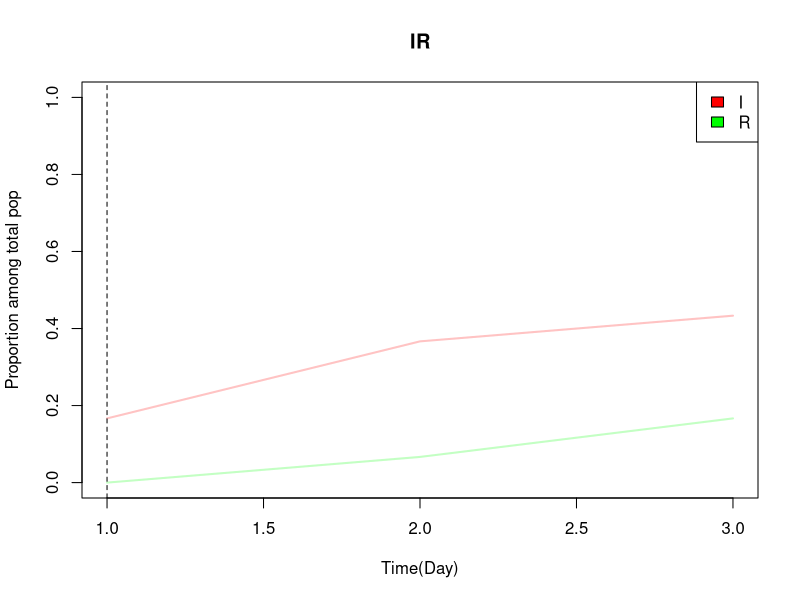

Write the R code that produced this figure.
hh_total <- 10 # total households
hh_size <- 3 # average number of household
pop <- hh_total * hh_size # total population
dur_infect <- 5 # infectiousness period = 5 days
gamma_rate <- 1 / dur_infect # recovery rate per day
trans_hh <- 1 / dur_infect # transmission probability for household
nhh_ratio <- 0.18 # relative risk of transmission for non-household vs household
trans_nhh <- trans_hh * nhh_ratio # transmission probability for non-household
mask_eff <- 0.8 # relative risk of mask wearing policy
t_end <- 2 # timeframe for simulation -- days

#require(ggplot2)

plot_I_and_R <- function(I, R, filename) {
    i <- 1
    png(paste0(filename, ".png"), width = 640, height = 400)
    for (i in 1:times) {
        t <- 0
        I[i][1] <- I[i][1] / pop
        for (t in 1:t_end) {
            I[i, t +1] <- I[i, t + 1] / pop
            R[i, t + 1] <- R[i, t + 1] / pop
        }
        if (i == 1) {
            plot(R[i, ],
                    main = "IR",
                    col = rgb(0, 255, 0, 60, maxColorValue = 255),
                    type = "l",
                    xlab = "Time(Day)",
                    ylab = "Proportion among total pop",
                    lwd = 2,
                    ylim = c(0, 1)
                    )
        }
        else {
            lines(R[i, ],
                    col = rgb(0, 255, 0, 60, maxColorValue = 255),
                    lwd = 2)
        }

        lines(I[i, ],
                col = rgb(255, 0, 0, 60, maxColorValue = 255),
                lwd = 2)
    }
    legend("topright", c("I", "R"),
            fill = c("red", "green"))
    abline(v = t_end / 2, col = "black", lty = 2)
    # png(paste(filename, ".png"), width = 640, height = 400)

    return()
}

plot_RT <- function(rt_hh, rt_nhh, filename) {
    i <- 1
    png(paste(filename, ".png"), width = 640, height = 400)
    for (i in 1:times) {
        if (i == 1) {
            plot((rt_hh[i, ] + rt_nhh[i, ]), 
                    main = "RT",
                    col = rgb(0, 0, 0, 60, maxColorValue = 255),
                    type = "l",
                    xlab = "Time(Day)",
                    ylab = "RT",
                    lwd = 2,
                    #ylim = c(0,0.5)
            )
        }
        else {
            lines((rt_hh[i, ] + rt_nhh[i, ]),
                    col = rgb(0, 0, 0, 60, maxColorValue = 255),
                    lwd = 2)
        }
        lines(rt_hh[i, ],
                col = rgb(255, 0, 0, 60, maxColorValue = 255),
                lwd = 2)
        lines(rt_nhh[i, ],
                col = rgb(0, 255, 0, 60, maxColorValue = 255),
                lwd = 2)
    }

    legend("topright", c("total", "hh", "nhh"),
            fill=c("black", "red", "green"))
    abline(v = t_end / 2, col = 'black', lty = 2)

    return()
}

plot_Inf <- function(inc_hh, inc_nhh, filename) {
    i <- 1
    png(paste(filename, "Inf.png"), width = 640, height = 400)
    for (i in 1:times) {
        if (i == 1) {
            plot(inc_hh[i, ], 
                    main = "Inf of hh & nhh",
                    col = rgb(255, 0, 0, 60, maxColorValue = 255),
                    type = "l",
                    xlab = "Time(Day)",
                    ylab = "nuber of new infections",
                    lwd = 2,
                    #ylim = c(0, 1)
            )
        }
        else {
            lines(inc_hh[i, ],
                    col = rgb(255, 0, 0, 60, maxColorValue = 255),
                    lwd = 2)
        }
        lines(inc_nhh[i, ],
                col = rgb(0, 255, 0, 60, maxColorValue = 255),
                lwd = 2)
    }


    legend("topright", c("hh", "nhh"),
            fill=c("red", "green"))
    abline(v = t_end / 2, col = "black", lty = 2)

    return()
}

i <- 1
times <- 1

Outp <- data.frame(
    Time = 0 : t_end,
    I = rep(0, t_end + 1),
    R = rep(0, t_end + 1),
    inc_hh = rep(0, t_end + 1),
    inc_nhh = rep(0, t_end + 1),
    rt_hh = rep(0, t_end + 1),
    rt_nhh = rep(0, t_end + 1),
    inf_hh_0 = rep(0, t_end + 1),
    inf_hh_1 = rep(0, t_end + 1),
    inf_hh_2 = rep(0, t_end + 1)
)

mI = matrix(0, times, t_end + 1)
mR = matrix(0, times, t_end + 1)
minc_hh = matrix(0, times, t_end + 1)
minc_nhh = matrix(0, times, t_end + 1)
mrt_hh = matrix(0, times, t_end + 1)
mrt_nhh = matrix(0, times, t_end + 1)

#require(ggplot2)
#png("IR.png", width = 640, height = 480)
#plot_IR <- ggplot(data = Outp)

for (i in 1:times) {
    print(paste0("round = ", sprintf("%d", i)))
    Outp$I <- rep(0, t_end + 1)
    Outp$R <- rep(0, t_end + 1)
    Outp$inc_hh <- rep(0, t_end + 1)
    Outp$inc_nhh <- rep(0, t_end + 1)
    Outp$rt_hh <- rep(0, t_end + 1)
    Outp$rt_nhh <- rep(0, t_end + 1)
    Outp$inf_hh_0 <- rep(0, t_end + 1)
    Outp$inf_hh_1 <- rep(0, t_end + 1)
    Outp$inf_hh_2 <- rep(0, t_end + 1)

    t <- 0
    Y <- matrix(0, hh_total, hh_size)
    Y[1:5, 1] <- 1
    Outp$I[1] <- sum(Y == 1)
    Outp$R[1] <- sum(Y == 2)
    Outp$inf_hh_0[1] <- table(rowSums((Y == 1) | (Y == 2)))[1]
    Outp$inf_hh_1[1] <- table(rowSums((Y == 1) | (Y == 2)))[2]

    goal <- 1

    for (t in 1:t_end) {
        if (goal == 1) {
            ct_all <- 9.14 # number of daily contacts for total
            ct_hh <- 2.26 # number of daily contacts for household
            ct_nhh <- ct_all - ct_hh # number of daily contacts for household
            beta_hh <- ct_hh * trans_hh
            # transmission rate per day
            # for household (density-dependent)
            beta_nhh <- ct_nhh * trans_nhh / pop
            # transmission rate per day
            # for non-household (frequency-dependent)
            if (t == 1) {
                print("Goal 1")
                print("=== transmission rate, survey wave 1 ===")
                print(paste0("household = ", sprintf("%1.2e", beta_hh)))
                print(paste0("non-household = ", sprintf("%1.2e", beta_nhh)))
            }
        }
        else if (goal == 2) {
            if (t <= t_end / 2) {
                ct_all <- 9.14 # number of daily contacts, total
                ct_hh <- 2.26 # number of daily contacts, household
                ct_nhh <- ct_all - ct_hh # number of daily contacts, non-household
                beta_hh <- ct_hh * trans_hh
                # transmission rate per day
                # for household (density-dependent)
                beta_nhh <- ct_nhh * trans_nhh / pop
                # transmission rate per day
                # for non-household (frequency-dependent)
                if (t == 1) {
                    print("=== transmission rates, survey wave 1 ===")
                    print(paste0("household = ", sprintf("%1.2e", beta_hh)))
                    print(paste0("non-household = ", sprintf("%1.2e", beta_nhh)))
                }
            } else {
                ct_all <- 3.97
                ct_hh <- 2.20
                ct_nhh <- ct_all - ct_hh
                beta_hh <- ct_hh * trans_hh
                beta_nhh <- (ct_nhh * trans_nhh / pop) * mask_eff
                if (t == (t_end / 2 + 1)) {
                    print("=== transmission rates, survey wave 3 ===")
                    print(paste0("household = ", sprintf("%1.2e", beta_hh)))
                    print(paste0("non-household = ", sprintf("%1.2e", beta_nhh)))
                }
            }
        }

        # case1 : huosehold transmission
        # -- occurs when there are both susceptible & infectious in a household
        # -- depends on (household transmission rate) * (case in the same household)
        inc_hh <- t(apply(Y, 1, function(y) {
            rbinom(hh_size, size = 1, prob = pexp(1, beta_hh * sum(y == 1)))
        }))
        inc_hh[Y != 0] <- 0

        # case2 : non-household transmission
        # -- depends on (non-household transimission rate) *
        # (total cases in the pop excluding those in the same household)
        n_I <- sum(Y == 1)
        inc_nhh <- t(apply(Y, 1, function(y) {
            rbinom(hh_size, size = 1, prob = pexp(1, beta_nhh * (n_I - sum(y == 1))))
        }))
        inc_nhh[Y != 0] <- 0
        inc_nhh[inc_hh == 1] <- 0

        # case3 : recovery
        recover <- matrix(rbinom(hh_total, size = 1, prob = pexp(1, gamma_rate)),
                            hh_total, hh_size)
        print(recover)

        # calculate Rt
        rt_hh <- t(apply(Y, 1, function(y) {
            rbinom(hh_size, size = 1, prob = pexp(1 / gamma_rate, beta_hh * sum(y == 1)))
        }))
        rt_hh[Y != 0] <- 0
        rt_nhh <- t(apply(Y, 1, function(y) {
            rbinom(hh_size, size = 1, prob = pexp(1 / gamma_rate, beta_nhh * (n_I - sum(y == 1))))
        }))
        rt_nhh[Y != 0] <- 0
        rt_nhh[rt_hh == 1] <- 0
        Outp$rt_hh[t + 1] <- sum(rt_hh) / sum(Y == 1)
        Outp$rt_nhh[t + 1] <- sum(rt_nhh) / sum(Y == 1)

        # update the number of new infectious
        Outp$inc_hh[t + 1] <- sum(inc_hh)
        Outp$inc_nhh[t + 1] <- sum(inc_nhh)

        # update output
        Y[Y == 0 & (inc_hh == 1 | inc_nhh)] <- 1
        Y[Y == 1 & recover == 1] <- 2
        Outp$I[t + 1] <- sum(Y == 1)
        Outp$R[t + 1] <- sum(Y == 2)

        # number of households with 0, 1, 2 infected pop
        Outp$inf_hh_0[t + 1] <- table(rowSums((Y == 1) | (Y == 2)))[1]
        Outp$inf_hh_1[t + 1] <- table(rowSums((Y == 1) | (Y == 2)))[2]
        Outp$inf_hh_2[t + 1] <- table(rowSums((Y == 1) | (Y == 2)))[3]
    }

    mI[i, ] <- Outp$I
    mR[i, ] <- Outp$R
    minc_hh[i, ] <- Outp$inc_hh
    minc_nhh[i, ] <- Outp$inc_nhh
    mrt_hh[i, ] <- Outp$rt_hh
    mrt_nhh[i, ] <- Outp$rt_nhh
}

plot_I_and_R(mI, mR, "I_R_test")
# plot_RT(mrt_hh, mrt_nhh, "RT_case1")
# plot_Inf(minc_hh, minc_nhh, "Inf_case1")
